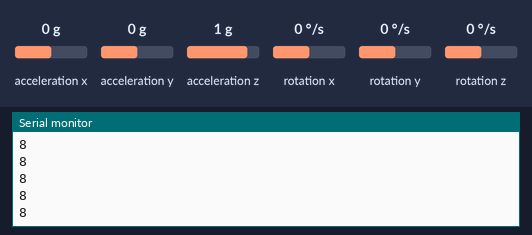
Simulated run of this sketch. Board: ESP8266 (NodeMCU). On the bench: the last lines printed to the serial monitor. Wiring (inferred from the names in the program): MPU-6050 motion sensor at I2C address 0x68. Inputs (shaded band) come from the test bench; at power-on: acceleration z 1 g, acceleration x 0 g, acceleration y 0 g, rotation x 0 °/s, rotation y 0 °/s, rotation z 0 °/s. WiFi joins after 1.5 s; servers stay silent unless stated.

Above: at 2.7 s.
2.8 s: acceleration z set to 0 g
At 2.83 s:
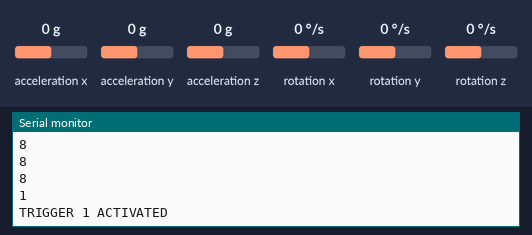
4.4 s: acceleration x set to -1.4 g
At 4.97 s:
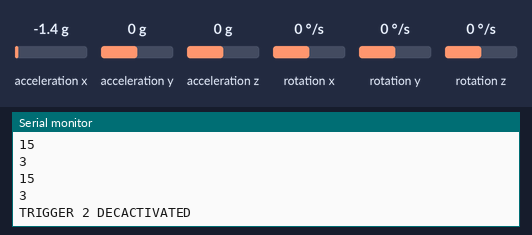
5.9 s: acceleration y set to -1.4 g
At 5.98 s:
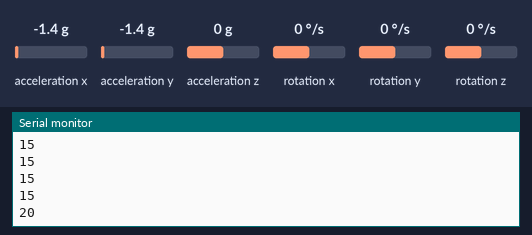
Timing chart, 0 to 8.9 s (numbered marks = the images above; inputs shaded):
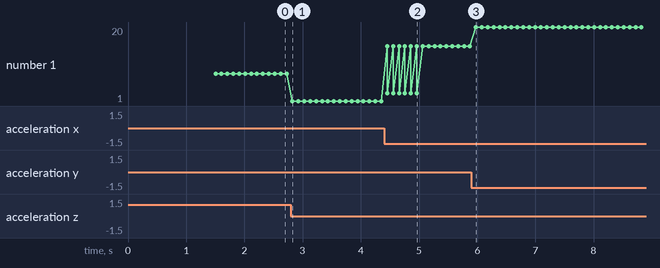

Measured:
- after the input at 2.8 s, the serial monitor: prints a new line at once (image 1)
- after the input at 4.4 s, the serial monitor: prints a new line after 0.05 s (image 2)
- after the input at 5.9 s, the serial monitor: prints a new line after 0.08 s (image 3)
- plotted number 1: 8 → 1 after the input at 2.8 s, 1 → 15 after the input at 4.4 s, 15 → 20 after the input at 5.9 s

The sketch:

fall.ino
```cpp
#include <Wire.h>
#include <ESP8266WiFi.h>
const int MPU_addr=0x68;  // I2C address of the MPU-6050
int16_t AcX,AcY,AcZ,Tmp,GyX,GyY,GyZ;
float ax=0, ay=0, az=0, gx=0, gy=0, gz=0;
boolean fall = false; //stores if a fall has occurred
boolean trigger1=false; //stores if first trigger (lower threshold) has occurred
boolean trigger2=false; //stores if second trigger (upper threshold) has occurred
boolean trigger3=false; //stores if third trigger (orientation change) has occurred
byte trigger1count=0; //stores the counts past since trigger 1 was set true
byte trigger2count=0; //stores the counts past since trigger 2 was set true
byte trigger3count=0; //stores the counts past since trigger 3 was set true
int angleChange=0;
// WiFi network info.
const char *ssid = "Bro"; // Enter your Wi-Fi Name
const char *pass = "1234567890"; // Enter your Wi-Fi Password
void send_event(const char *event);
const char *host = "maker.ifttt.com";
const char *privateKey = "i8iBYFWbeYb7UrYLOLq8DarnnOJgY8c7XR5T7xhrHCl";
void setup(){
 Serial.begin(115200);
 Wire.begin();
 Wire.beginTransmission(MPU_addr);
 Wire.write(0x6B);  // PWR_MGMT_1 register
 Wire.write(0);     // set to zero (wakes up the MPU-6050)
 Wire.endTransmission(true);
 Serial.println("Wrote to IMU");
  Serial.println("Connecting to ");
  Serial.println(ssid);
  WiFi.begin(ssid, pass);
  while (WiFi.status() != WL_CONNECTED)
  {
    delay(500);
    Serial.print(".");              // print ... till not connected
  }
  Serial.println("");
  Serial.println("WiFi connected");
 }
void loop(){
 mpu_read();
 ax = (AcX-2050)/16384.00;
 ay = (AcY-77)/16384.00;
 az = (AcZ-1947)/16384.00;
 gx = (GyX+270)/131.07;
 gy = (GyY-351)/131.07;
 gz = (GyZ+136)/131.07;
 // calculating Amplitute vactor for 3 axis
 float Raw_Amp = pow(pow(ax,2)+pow(ay,2)+pow(az,2),0.5);
 int Amp = Raw_Amp * 10;  // Mulitiplied by 10 bcz values are between 0 to 1
 Serial.println(Amp);
 if (Amp<=2 && trigger2==false){ //if AM breaks lower threshold (0.4g)
   trigger1=true;
   Serial.println("TRIGGER 1 ACTIVATED");
   }
 if (trigger1==true){
   trigger1count++;
   if (Amp>=12){ //if AM breaks upper threshold (3g)
     trigger2=true;
     Serial.println("TRIGGER 2 ACTIVATED");
     trigger1=false; trigger1count=0;
     }
 }
 if (trigger2==true){
   trigger2count++;
   angleChange = pow(pow(gx,2)+pow(gy,2)+pow(gz,2),0.5); Serial.println(angleChange);
   if (angleChange>=30 && angleChange<=400){ //if orientation changes by between 80-100 degrees
     trigger3=true; trigger2=false; trigger2count=0;
     Serial.println(angleChange);
     Serial.println("TRIGGER 3 ACTIVATED");
       }
   }
 if (trigger3==true){
    trigger3count++;
    if (trigger3count>=10){
       angleChange = pow(pow(gx,2)+pow(gy,2)+pow(gz,2),0.5);
       //delay(10);
       Serial.println(angleChange);
       if ((angleChange>=0) && (angleChange<=10)){ //if orientation changes remains between 0-10 degrees
           fall=true; trigger3=false; trigger3count=0;
           Serial.println(angleChange);
             }
       else{ //user regained normal orientation
          trigger3=false; trigger3count=0;
          Serial.println("TRIGGER 3 DEACTIVATED");
       }
     }
  }
 if (fall==true){ //in event of a fall detection
   Serial.println("FALL DETECTED");
   send_event("Fall_Detect");
   fall=false;
   }
 if (trigger2count>=6){ //allow 0.5s for orientation change
   trigger2=false; trigger2count=0;
   Serial.println("TRIGGER 2 DECACTIVATED");
   }
 if (trigger1count>=6){ //allow 0.5s for AM to break upper threshold
   trigger1=false; trigger1count=0;
   Serial.println("TRIGGER 1 DECACTIVATED");
   }
  delay(100);
   }
void mpu_read(){
 Wire.beginTransmission(MPU_addr);
 Wire.write(0x3B);  // starting with register 0x3B (ACCEL_XOUT_H)
 Wire.endTransmission(false);
 Wire.requestFrom(MPU_addr,14,true);  // request a total of 14 registers
 AcX=Wire.read()<<8|Wire.read();  // 0x3B (ACCEL_XOUT_H) & 0x3C (ACCEL_XOUT_L)
 AcY=Wire.read()<<8|Wire.read();  // 0x3D (ACCEL_YOUT_H) & 0x3E (ACCEL_YOUT_L)
 AcZ=Wire.read()<<8|Wire.read();  // 0x3F (ACCEL_ZOUT_H) & 0x40 (ACCEL_ZOUT_L)
 Tmp=Wire.read()<<8|Wire.read();  // 0x41 (TEMP_OUT_H) & 0x42 (TEMP_OUT_L)
 GyX=Wire.read()<<8|Wire.read();  // 0x43 (GYRO_XOUT_H) & 0x44 (GYRO_XOUT_L)
 GyY=Wire.read()<<8|Wire.read();  // 0x45 (GYRO_YOUT_H) & 0x46 (GYRO_YOUT_L)
 GyZ=Wire.read()<<8|Wire.read();  // 0x47 (GYRO_ZOUT_H) & 0x48 (GYRO_ZOUT_L)
 }
void send_event(const char *event)
{
  Serial.print("Connecting to ");
  Serial.println(host);
    // Use WiFiClient class to create TCP connections
  WiFiClient client;
  const int httpPort = 80;
  if (!client.connect(host, httpPort)) {
    Serial.println("Connection failed");
    return;
  }
    // We now create a URI for the request
  String url = "/trigger/";
  url += event;
  url += "with/key/";
  url += privateKey;
  Serial.print("Requesting URL: ");
  Serial.println(url);
  // This will send the request to the server
  client.print(String("GET ") + url + " HTTP/1.1\r\n" +
               "Host: " + host + "\r\n" +
               "Connection: close\r\n\r\n");
  while(client.connected())
  {
    if(client.available())
    {
      String line = client.readStringUntil('\r');
      Serial.print(line);
    } else {
      // No data yet, wait a bit
      delay(50);
    };
  }
  Serial.println();
  Serial.println("closing connection");
  client.stop();
}
```
